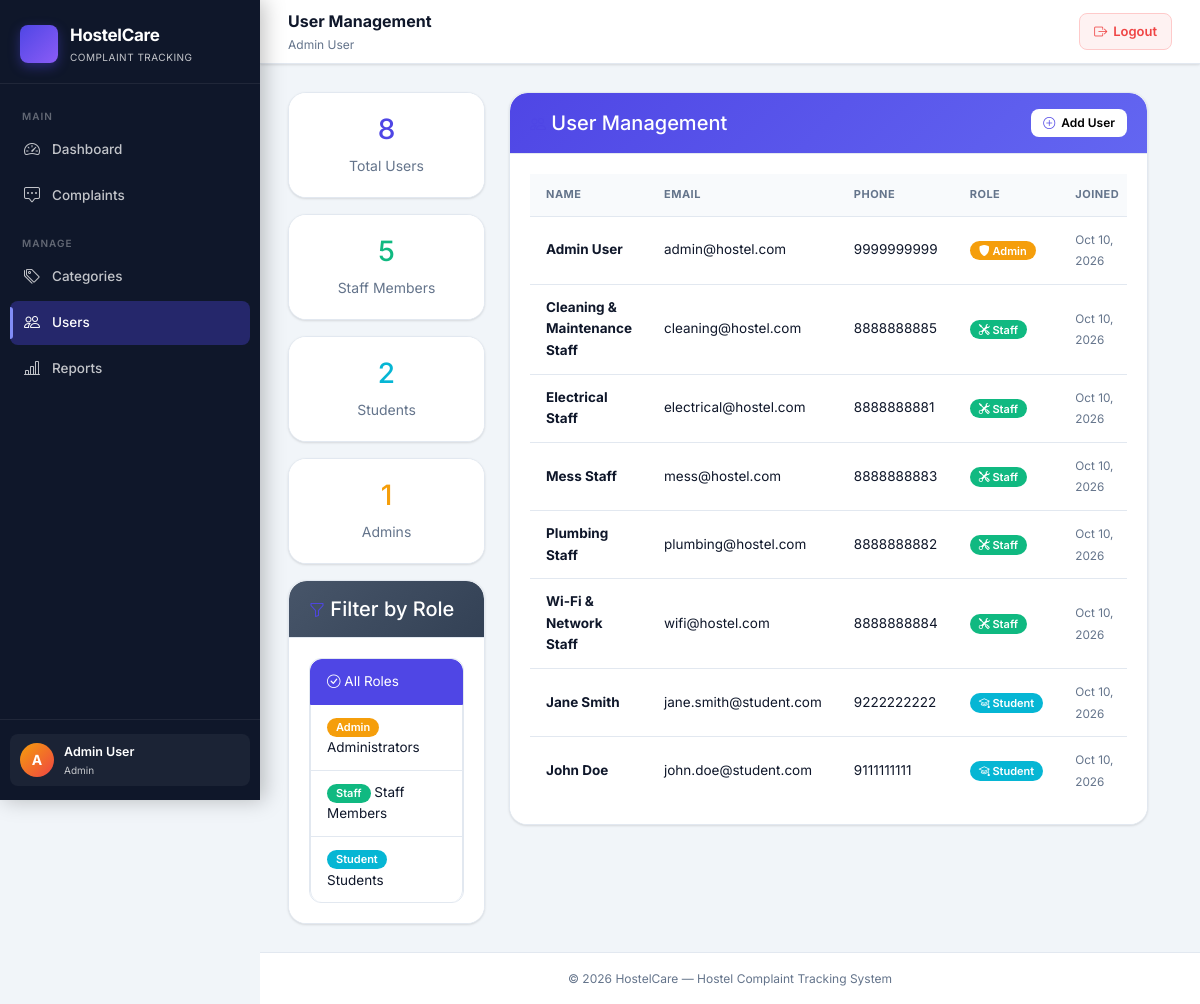
The page /admin/users.php (signed in) on the database its author committed.
### tables this page shows
CREATE TABLE IF NOT EXISTS users (
  user_id INT PRIMARY KEY AUTO_INCREMENT,
  name VARCHAR(100) NOT NULL,
  email VARCHAR(100) NOT NULL UNIQUE,
  password_hash VARCHAR(255) NOT NULL,
  role ENUM('admin','staff','student') NOT NULL DEFAULT 'student',
  room_no VARCHAR(10),
  phone VARCHAR(15),
  created_at DATETIME DEFAULT CURRENT_TIMESTAMP,
  updated_at DATETIME DEFAULT CURRENT_TIMESTAMP ON UPDATE CURRENT_TIMESTAMP,
  INDEX idx_email (email),
  INDEX idx_role (role)
);

### includes/auth.php (called while the page is built, shortened)
<?php
function isLoggedIn() {
    return isset($_SESSION['user_id']) && isset($_SESSION['role']);
}
function currentUser() {
    return $_SESSION;
}
?>

### admin/users.php (the view, shortened to what this page needs)
<?php
require_once __DIR__ . '/../includes/auth.php';
$pageTitle = 'User Management';
$pdo = getDB();
$role_filter = $_GET['role'] ?? '';
$query = 'SELECT user_id, name, email, phone, role, created_at FROM users';
$params = [];
$query .= ' ORDER BY role, name';
$users_stmt = $pdo->prepare($query);
$users_stmt->execute($params);
$users = $users_stmt->fetchAll();
$role_stats = $pdo->query('
    SELECT role, COUNT(*) as count FROM users GROUP BY role
')->fetchAll(PDO::FETCH_KEY_PAIR);
include __DIR__ . '/../includes/header.php';
?>
<div class="row">
    <div class="col-lg-3">
        <div class="card shadow-sm mb-3">
            <div class="card-body text-center">
                <h3 class="text-primary"><?php echo array_sum($role_stats); ?></h3>
                <p class="text-muted mb-0">Total Users</p>
            </div>
        </div>
        <div class="card shadow-sm mb-3">
            <div class="card-body text-center">
                <h3 class="text-success"><?php echo $role_stats['staff'] ?? 0; ?></h3>
                <p class="text-muted mb-0">Staff Members</p>
            </div>
        </div>
        <div class="card shadow-sm mb-3">
            <div class="card-body text-center">
                <h3 class="text-info"><?php echo $role_stats['student'] ?? 0; ?></h3>
                <p class="text-muted mb-0">Students</p>
            </div>
        </div>
        <div class="card shadow-sm mb-3">
            <div class="card-body text-center">
                <h3 class="text-warning"><?php echo $role_stats['admin'] ?? 0; ?></h3>
                <p class="text-muted mb-0">Admins</p>
            </div>
        </div>
        <div class="card shadow-sm">
            <div class="card-header bg-secondary text-white">
                <h5 class="mb-0"><i class="bi bi-funnel"></i> Filter by Role</h5>
            </div>
            <div class="card-body">
                <div class="list-group">
                    <a href="users.php" class="list-group-item list-group-item-action <?php echo empty($role_filter) ? 'active' : ''; ?>">
                        <i class="bi bi-check-circle"></i> All Roles
                    </a>
                    <a href="users.php?role=admin" class="list-group-item list-group-item-action <?php echo $role_filter === 'admin' ? 'active' : ''; ?>">
                        <span class="badge bg-warning">Admin</span> Administrators
                    </a>
                    <a href="users.php?role=staff" class="list-group-item list-group-item-action <?php echo $role_filter === 'staff' ? 'active' : ''; ?>">
                        <span class="badge bg-success">Staff</span> Staff Members
                    </a>
                    <a href="users.php?role=student" class="list-group-item list-group-item-action <?php echo $role_filter === 'student' ? 'active' : ''; ?>">
                        <span class="badge bg-info">Student</span> Students
                    </a>
                </div>
            </div>
        </div>
    </div>
    <div class="col-lg-9">
        <div class="card shadow-sm">
            <div class="card-header bg-primary text-white d-flex justify-content-between align-items-center">
                <h5 class="mb-0"><i class="bi bi-people"></i> User Management</h5>
                <button class="btn btn-light btn-sm" data-bs-toggle="modal" data-bs-target="#addUserModal">
                    <i class="bi bi-plus-circle"></i> Add User
                </button>
            </div>
            <div class="card-body">
                <div class="table-responsive">
                    <table class="table table-hover">
                        <thead class="table-light">
                            <tr>
                                <th>Name</th>
                                <th>Email</th>
                                <th>Phone</th>
                                <th>Role</th>
                                <th>Joined</th>
                            </tr>
                        </thead>
                        <tbody>
                            <?php if (empty($users)): ?>
                                <tr>
                                    <td colspan="6" class="text-center text-muted py-4">No users found</td>
                                </tr>
                            <?php else: ?>
                                <?php foreach ($users as $user): ?>
                                    <tr>
                                        <td>
                                            <strong><?php echo htmlspecialchars($user['name']); ?></strong>
                                        </td>
                                        <td><?php echo htmlspecialchars($user['email']); ?></td>
                                        <td><?php echo htmlspecialchars($user['phone'] ?? '-'); ?></td>
                                        <td>
                                            <?php
                                            $role_badge_class = match($user['role']) {
                                                'admin' => 'warning',
                                                'staff' => 'success',
                                                'student' => 'info',
                                                default => 'secondary'
                                            };
                                            $role_icon = match($user['role']) {
                                                'admin' => 'shield-fill',
                                                'staff' => 'tools',
                                                'student' => 'mortarboard',
                                                default => 'person'
                                            };
                                            ?>
                                            <span class="badge bg-<?php echo $role_badge_class; ?>">
                                                <i class="bi bi-<?php echo $role_icon; ?>"></i> <?php echo ucfirst($user['role']); ?>
                                            </span>
                                        </td>
                                        <td>
                                            <small class="text-muted">
                                                <?php echo date('M d, Y', strtotime($user['created_at'])); ?>
                                            </small>
                                        </td>
                                    </tr>
                                <?php endforeach; ?>
                            <?php endif; ?>
                        </tbody>
                    </table>
                </div>
            </div>
        </div>
    </div>
</div>
<?php include __DIR__ . '/../includes/footer.php'; ?>

### includes/header.php (shortened to what this page needs)
<?php
$user = currentUser();
$role = $user['role'] ?? '';
$uri  = $_SERVER['REQUEST_URI'] ?? '';
function isActive(string $segment): string {
    global $uri;
    return strpos($uri, $segment) !== false ? 'active' : '';
}
?>
<!DOCTYPE html>
<html lang="en">
<head>
    <link rel="stylesheet" href="https://cdn.jsdelivr.net/npm/bootstrap@5.3.3/dist/css/bootstrap.min.css">
    <link rel="stylesheet" href="https://cdn.jsdelivr.net/npm/bootstrap-icons@1.11.3/font/bootstrap-icons.min.css">
    <link rel="stylesheet" href="<?= BASE_URL ?>/assets/css/style.css">
</head>
<body>
<div class="app-shell">
  <aside class="sidebar" id="sidebar">
    <a href="<?= BASE_URL ?>/" class="sidebar-brand">
      <div class="sidebar-brand-icon"><i class="bi bi-shield-check-fill"></i></div>
      <div class="sidebar-brand-name">HostelCare<span>Complaint Tracking</span></div>
    </a>
    <nav class="sidebar-nav">
      <?php if ($role === 'admin'): ?>
        <div class="nav-section-label">Main</div>
        <div class="nav-item">
          <a class="nav-link <?= isActive('admin/dashboard') ?>" href="<?= BASE_URL ?>/admin/dashboard.php">
            <i class="bi bi-speedometer2"></i> Dashboard
          </a>
        </div>
        <div class="nav-item">
          <a class="nav-link <?= isActive('admin/complaints') ?>" href="<?= BASE_URL ?>/admin/complaints.php">
            <i class="bi bi-chat-square-dots"></i> Complaints
          </a>
        </div>
        <div class="nav-section-label" style="margin-top:8px">Manage</div>
        <div class="nav-item">
          <a class="nav-link <?= isActive('admin/categories') ?>" href="<?= BASE_URL ?>/admin/categories.php">
            <i class="bi bi-tags"></i> Categories
          </a>
        </div>
        <div class="nav-item">
          <a class="nav-link <?= isActive('admin/users') ?>" href="<?= BASE_URL ?>/admin/users.php">
            <i class="bi bi-people"></i> Users
          </a>
        </div>
        <div class="nav-item">
          <a class="nav-link <?= isActive('admin/reports') ?>" href="<?= BASE_URL ?>/admin/reports.php">
            <i class="bi bi-bar-chart-line"></i> Reports
          </a>
        </div>
      <?php endif; ?>
    </nav>
    <?php if ($user): ?>
    <div class="sidebar-footer">
      <div class="sidebar-user">
        <div class="sidebar-user-avatar avatar-<?= $role ?>">
          <?= strtoupper(substr($user['name'], 0, 1)) ?>
        </div>
        <div class="sidebar-user-info">
          <div class="sidebar-user-name"><?= htmlspecialchars($user['name']) ?></div>
          <div class="sidebar-user-role"><?= ucfirst($role) ?></div>
        </div>
      </div>
    </div>
    <?php endif; ?>
  </aside>
  <div class="main-content">
    <header class="topbar">
      <div>
        <div class="topbar-title"><?= htmlspecialchars($pageTitle) ?></div>
        <?php if ($role): ?>
        <div class="topbar-subtitle">
          <?= htmlspecialchars($user['name'] ?? '') ?>
        </div>
        <?php endif; ?>
      </div>
      <div class="topbar-actions">
        <a href="<?= BASE_URL ?>/logout.php" class="topbar-logout">
          <i class="bi bi-box-arrow-right"></i> Logout
        </a>
      </div>
    </header>
    <div class="page-content fade-in">

### rows shown on the page
users: name "A", name "Admin User", role "Admin", email "admin@hostel.com", phone "9999999999", created_at "Oct 10, 2026"
users: name "Cleaning & Maintenance Staff", email "cleaning@hostel.com", phone "8888888885", role "Staff", created_at "Oct 10, 2026"
users: name "Electrical Staff", email "electrical@hostel.com", phone "8888888881", role "Staff", created_at "Oct 10, 2026"
users: name "Mess Staff", email "mess@hostel.com", phone "8888888883", role "Staff", created_at "Oct 10, 2026"
users: name "Plumbing Staff", email "plumbing@hostel.com", phone "8888888882", role "Staff", created_at "Oct 10, 2026"
users: name "Wi-Fi & Network Staff", email "wifi@hostel.com", phone "8888888884", role "Staff", created_at "Oct 10, 2026"
users: name "Jane Smith", email "jane.smith@student.com", phone "9222222222", role "Student", created_at "Oct 10, 2026"
users: name "John Doe", email "john.doe@student.com", phone "9111111111", role "Student", created_at "Oct 10, 2026"

### other values the page prints
$pageTitle "User Management"
array_sum($role_stats) "8"
$role_stats['staff'] "5"
$role_stats['student'] "2"
$role_stats['admin'] "1"
